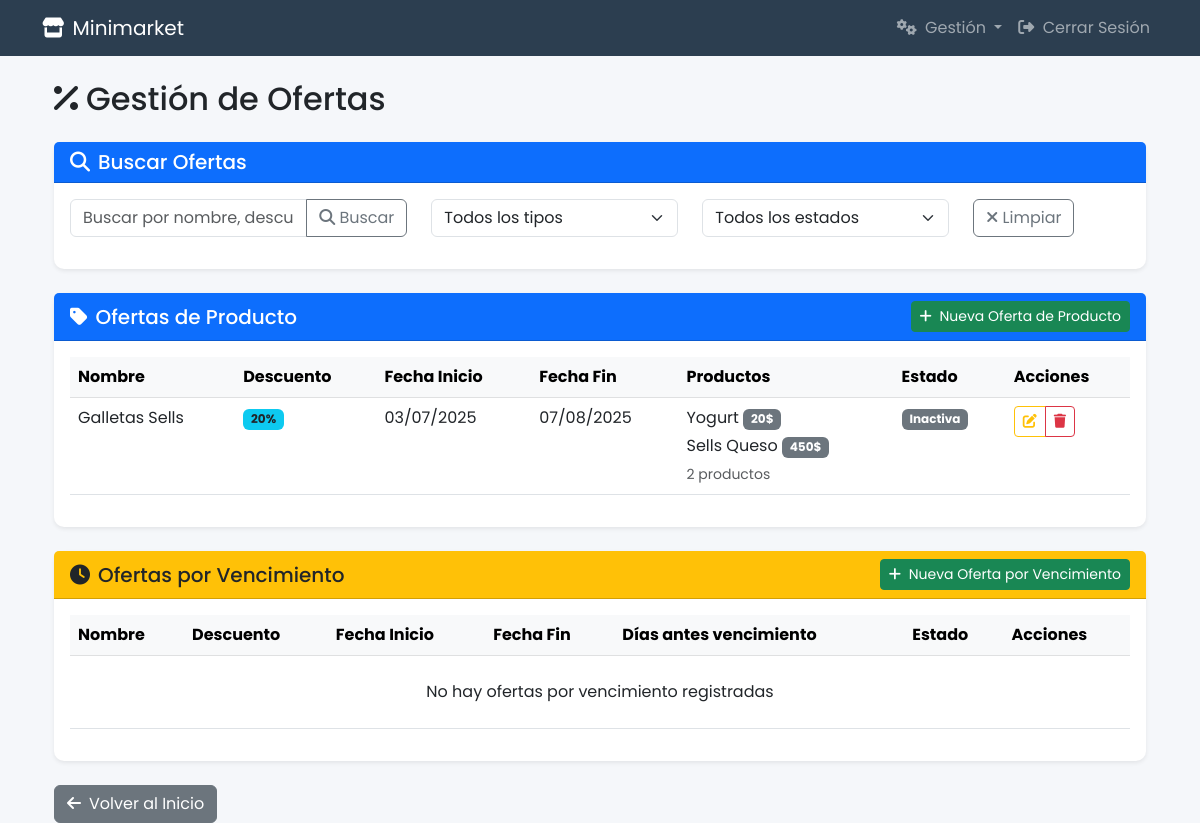
/gestionar_ofertas/ (signed in), run on an earlier commit of the app's database.
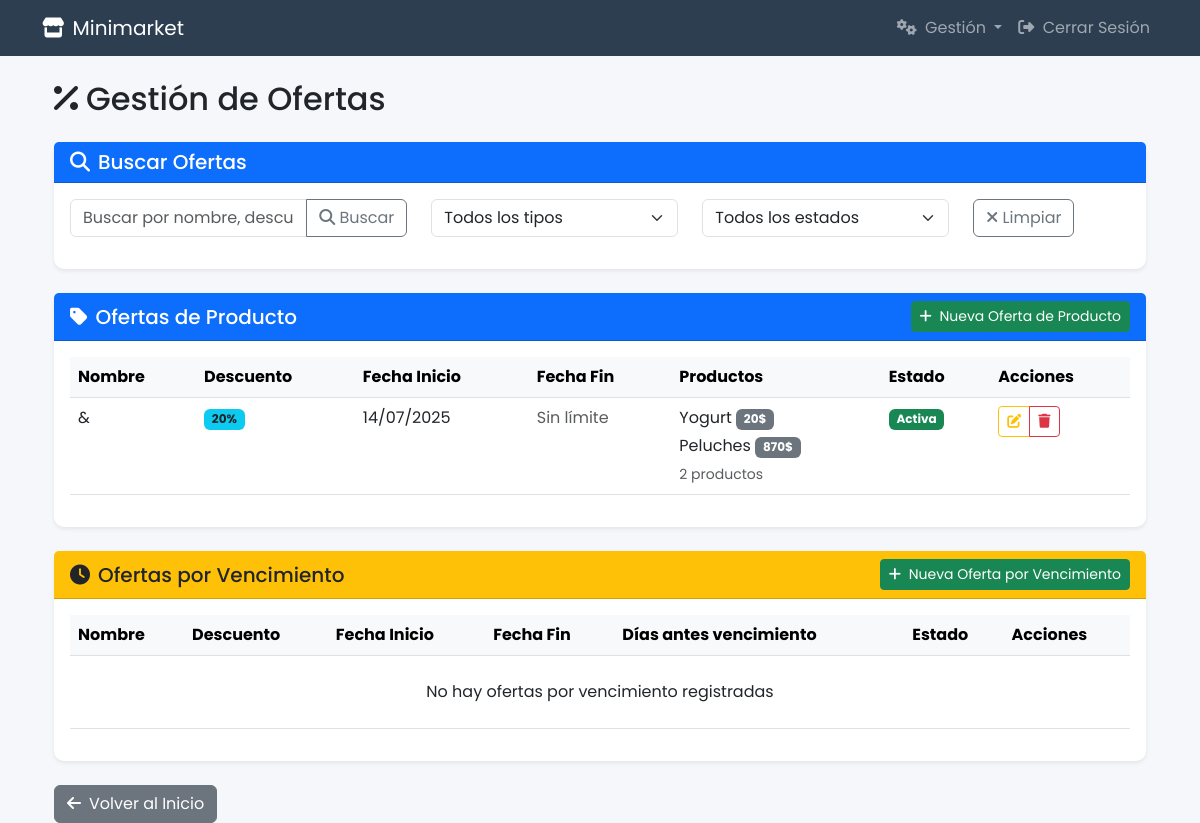
And on a later commit of the database.
### Tienda/models.py (models this page shows, shortened)
class OfertaProducto(models.Model):
    nombre = models.CharField(max_length=100, unique=True)
    fecha_inicio = models.DateField()
    fecha_fin = models.DateField(null=True, blank=True)
    descuento_porcentaje = models.PositiveIntegerField(default=0)
    activa = models.BooleanField(default=True)
    productos = models.ManyToManyField(Producto, related_name='ofertas_producto')

class Producto(models.Model):
    nombre = models.CharField(max_length=100, unique=True)
    codigo_barras = models.PositiveIntegerField(default=0, unique=True)
    stock = models.PositiveIntegerField(default=0)
    precio = models.PositiveIntegerField(default=0)
    costo = models.PositiveIntegerField(default=0)
    minimal_stock = models.PositiveIntegerField(default=0)
    categoria = models.ForeignKey(Categoria, on_delete=models.SET_NULL, null=True, blank=True, related_name='productos')

### Tienda/views/offer_views.py (the view, shortened to what this page needs)
# urls.py: path('gestionar_ofertas/', offer_views.gestionar_ofertas, name='gestionar_ofertas'),
@login_required
@user_passes_test(is_superuser, login_url='home')
def gestionar_ofertas(request):
    ofertas_producto = OfertaProducto.objects.all().order_by('-fecha_inicio')
    ofertas_vencimiento = OfertaVencimiento.objects.all().order_by('-fecha_inicio')
    productos = Producto.objects.all().order_by('nombre')
    context = {
        'ofertas_producto': ofertas_producto,
        'ofertas_vencimiento': ofertas_vencimiento,
        'productos': productos,
        'es_superadmin': request.user.is_superuser
    }
    return render(request, 'Tienda/ofertas.html', context)

### Tienda/views/offer_views.py (called while the page is built)
def is_superuser(user):
    return user.is_superuser

### Tienda/templates/Tienda/ofertas.html (shortened to what the changed rows need)
{% extends 'Tienda/base_layout.html' %}
{% load static %}
{% block content %}
<div class="container mt-4">
    <h2 class="mb-4"><i class="fas fa-percent me-2"></i>Gestión de Ofertas</h2>
    <div class="card border-0 shadow-sm mb-4">
        <div class="card-body">
            <div class="table-responsive">
                <table class="table table-hover" id="tablaOfertasProducto">
                    <thead class="table-light">
                        <tr>
                            <th>Nombre</th>
                            <th>Descuento</th>
                            <th>Fecha Inicio</th>
                            <th>Fecha Fin</th>
                            <th>Productos</th>
                            <th>Estado</th>
                            <th>Acciones</th>
                        </tr>
                    </thead>
                    <tbody>
                        {% for oferta in ofertas_producto %}
                        <tr data-id="{{ oferta.id }}" data-tipo="producto" data-estado="{% if oferta.activa %}activa{% else %}inactiva{% endif %}" data-nombre="{{ oferta.nombre|lower }}">
                            <td>{{ oferta.nombre }}</td>
                            <td><span class="badge bg-info text-dark">{{ oferta.descuento_porcentaje }}%</span></td>
                            <td>{{ oferta.fecha_inicio|date:"d/m/Y" }}</td>
                            <td>{% if oferta.fecha_fin %}{{ oferta.fecha_fin|date:"d/m/Y" }}{% else %}<span class="text-muted">Sin límite</span>{% endif %}</td>
                            <td>
                                {% if oferta.productos.exists %}
                                <div style="max-height: 120px; overflow-y: auto;">
                                    {% for producto in oferta.productos.all %}
                                    <div class="mb-1">
                                        {{ producto.nombre }}
                                        <span class="badge bg-secondary">{{ producto.precio|floatformat:0 }}$</span>
                                    </div>
                                    {% endfor %}
                                </div>
                                <small class="text-muted">{{ oferta.productos.count }} producto{{ oferta.productos.count|pluralize }}</small>
                                {% else %}
                                <span class="text-muted">Sin productos</span>
                                {% endif %}
                            </td>
                            <td>
                                {% if oferta.activa %}
                                    <span class="badge bg-success">Activa</span>
                                {% else %}
                                    <span class="badge bg-secondary">Inactiva</span>
                                {% endif %}
                            </td>
                            <td>
                                <div class="btn-group btn-group-sm" role="group">
                                    <button class="btn btn-outline-warning editar-oferta"
                                            data-id="{{ oferta.id }}"
                                            data-tipo="producto"
                                            data-nombre="{{ oferta.nombre }}"
                                            data-descuento="{{ oferta.descuento_porcentaje }}"
                                            data-fecha-inicio="{{ oferta.fecha_inicio|date:'Y-m-d' }}"
                                            data-fecha-fin="{% if oferta.fecha_fin %}{{ oferta.fecha_fin|date:'Y-m-d' }}{% endif %}"
                                            data-activa="{{ oferta.activa|yesno:'true,false' }}">
                                        <i class="fas fa-edit"></i>
                                    </button>
                                    <button class="btn btn-outline-danger eliminar-oferta"
                                            data-id="{{ oferta.id }}"
                                            data-tipo="producto"
                                            data-nombre="{{ oferta.nombre }}">
                                        <i class="fas fa-trash"></i>
                                    </button>
                                </div>
                            </td>
                        </tr>
                        {% empty %}
                        <tr id="no-ofertas-producto">
                            <td colspan="7" class="text-center py-4">No hay ofertas de producto registradas</td>
                        </tr>
                        {% endfor %}
                    </tbody>
                </table>
            </div>
        </div>
    </div>
    <div class="card border-0 shadow-sm mb-4">
        <div class="card-body">
            <div class="table-responsive">
                <table class="table table-hover" id="tablaOfertasVencimiento">
                    <thead class="table-light">
                        <tr>
                            <th>Nombre</th>
                            <th>Descuento</th>
                            <th>Fecha Inicio</th>
                            <th>Fecha Fin</th>
                            <th>Días antes vencimiento</th>
                            <th>Estado</th>
                            <th>Acciones</th>
                        </tr>
                    </thead>
                </table>
            </div>
        </div>
    </div>
</div>
{% endblock %}

What changed in the data, as far as the page shows it:
changed OfertaProducto: loses Producto (nombre "Sells Queso", precio "450"); gains Producto (nombre "Peluches", precio "870"); nombre "Galletas Sells" → "&"; fecha_inicio "03/07/2025" → "14/07/2025"; fecha_fin "07/08/2025" → (not shown); now shows "Sin límite"; activa "Inactiva" → "Activa"
